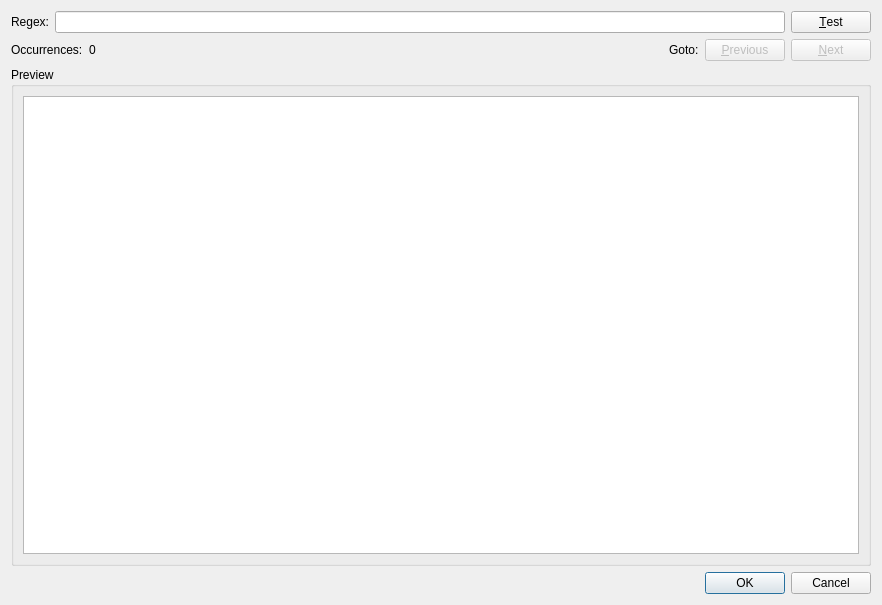
<?xml version="1.0" encoding="UTF-8"?>
<ui version="4.0">
 <class>RegexBuilder</class>
 <widget class="QDialog" name="RegexBuilder">
  <property name="geometry">
   <rect>
    <x>0</x>
    <y>0</y>
    <width>882</width>
    <height>605</height>
   </rect>
  </property>
  <property name="windowTitle">
   <string>Regex Builder</string>
  </property>
  <layout class="QVBoxLayout" name="verticalLayout_2">
   <item>
    <layout class="QHBoxLayout" name="horizontalLayout_6">
     <item>
      <widget class="QLabel" name="label">
       <property name="text">
        <string>Regex:</string>
       </property>
      </widget>
     </item>
     <item>
      <layout class="QHBoxLayout" name="horizontalLayout">
       <item>
        <widget class="QLineEdit" name="regex"/>
       </item>
       <item>
        <widget class="QPushButton" name="test">
         <property name="text">
          <string>&amp;Test</string>
         </property>
        </widget>
       </item>
      </layout>
     </item>
    </layout>
   </item>
   <item>
    <layout class="QHBoxLayout" name="horizontalLayout_5">
     <item>
      <widget class="QLabel" name="label_3">
       <property name="text">
        <string>Occurrences:</string>
       </property>
      </widget>
     </item>
     <item>
      <widget class="QLabel" name="occurrences">
       <property name="text">
        <string>0</string>
       </property>
      </widget>
     </item>
     <item>
      <spacer name="horizontalSpacer_2">
       <property name="orientation">
        <enum>Qt::Horizontal</enum>
       </property>
       <property name="sizeHint" stdset="0">
        <size>
         <width>298</width>
         <height>20</height>
        </size>
       </property>
      </spacer>
     </item>
     <item>
      <layout class="QHBoxLayout" name="horizontalLayout_3">
       <item>
        <widget class="QLabel" name="label_2">
         <property name="text">
          <string>Goto:</string>
         </property>
        </widget>
       </item>
       <item>
        <widget class="QPushButton" name="previous">
         <property name="enabled">
          <bool>false</bool>
         </property>
         <property name="text">
          <string>&amp;Previous</string>
         </property>
        </widget>
       </item>
       <item>
        <widget class="QPushButton" name="next">
         <property name="enabled">
          <bool>false</bool>
         </property>
         <property name="text">
          <string>&amp;Next</string>
         </property>
        </widget>
       </item>
      </layout>
     </item>
    </layout>
   </item>
   <item>
    <widget class="QGroupBox" name="groupBox">
     <property name="title">
      <string>Preview</string>
     </property>
     <layout class="QVBoxLayout" name="verticalLayout">
      <item>
       <widget class="QPlainTextEdit" name="preview">
        <property name="undoRedoEnabled">
         <bool>false</bool>
        </property>
        <property name="readOnly">
         <bool>true</bool>
        </property>
        <property name="textInteractionFlags">
         <set>Qt::TextSelectableByMouse</set>
        </property>
       </widget>
      </item>
     </layout>
    </widget>
   </item>
   <item>
    <layout class="QHBoxLayout" name="horizontalLayout_4">
     <item>
      <spacer name="horizontalSpacer">
       <property name="orientation">
        <enum>Qt::Horizontal</enum>
       </property>
       <property name="sizeHint" stdset="0">
        <size>
         <width>328</width>
         <height>20</height>
        </size>
       </property>
      </spacer>
     </item>
     <item>
      <widget class="QDialogButtonBox" name="button_box">
       <property name="orientation">
        <enum>Qt::Horizontal</enum>
       </property>
       <property name="standardButtons">
        <set>QDialogButtonBox::Cancel|QDialogButtonBox::Ok</set>
       </property>
      </widget>
     </item>
    </layout>
   </item>
  </layout>
 </widget>
 <resources/>
 <connections>
  <connection>
   <sender>button_box</sender>
   <signal>rejected()</signal>
   <receiver>RegexBuilder</receiver>
   <slot>reject()</slot>
   <hints>
    <hint type="sourcelabel">
     <x>316</x>
     <y>260</y>
    </hint>
    <hint type="destinationlabel">
     <x>286</x>
     <y>274</y>
    </hint>
   </hints>
  </connection>
 </connections>
</ui>
